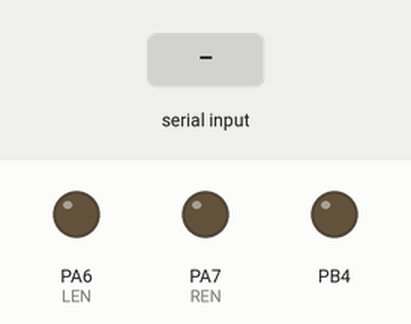
The sketch below on a simulated STM32 Blue Pill. Parts: output pins drawn as LEDs (lit = HIGH). Inputs (shaded band) come from the test bench.

Above: at 1.2 s.
1.3 s: "90,45\n" received over Serial
At 3.2 s:
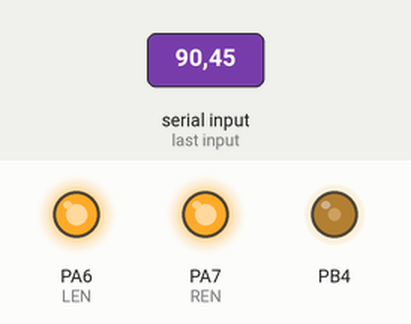
3.8 s: "30,150\n" received over Serial
At 5.1 s:
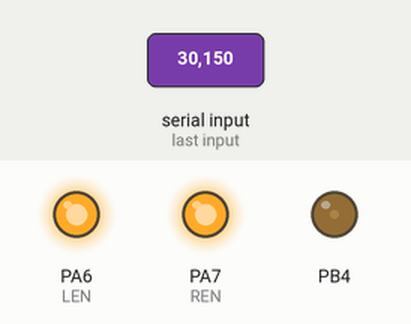
6.3 s: "200\n" received over Serial
At 8.2 s:
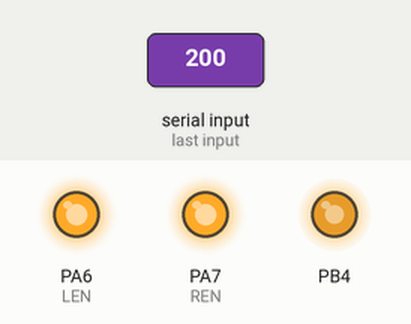
8.8 s: "90\n" received over Serial
At 10.1 s:
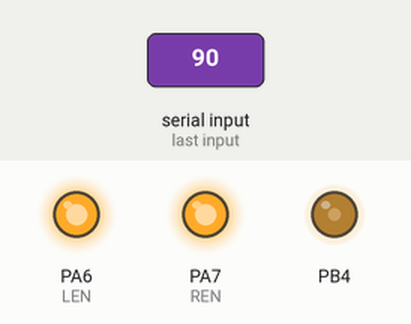
Timing chart, 0 to 11.8 s (numbered marks = the images above; inputs shaded):
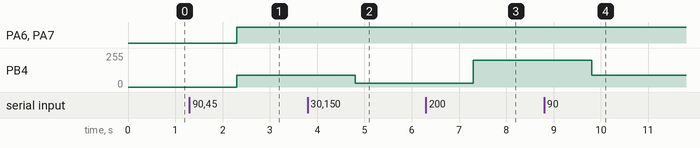

The sketch:

BTS7960-2.ino
```cpp
const int REN = 7;           //정회전 활성화 핀
const int LEN = 6;           //역회전 활성화 핀
HardwareTimer pwmtimer3(TIM3);


void setup(){
  Serial.begin(115200);
  analogWriteFrequency(20000);
  pinMode(REN, OUTPUT);
  pinMode(LEN, OUTPUT);
  pinMode(PB4, OUTPUT);
  digitalWrite(REN, LOW);
  digitalWrite(LEN, LOW);
  //Serial.println("DC motor test");
}

void loop(){
  int rad;
  if(Serial.available()) {
    String data = Serial.readString();
    //Serial.println(data);
    rad = data.toInt();
    digitalWrite(REN, HIGH);
    digitalWrite(LEN, HIGH);
    analogWrite(PB4, rad);
  }
}
```

Measured:
- after the input at 1.3 s, PA6 (LEN), PA7 (REN): LOW → HIGH after 1.0 s; PB4: 0/255 → 90/255 after 1.0 s
- after the input at 3.8 s, PB4: 90/255 → 30/255 after 1.0 s
- after the input at 6.3 s, PB4: 30/255 → 200/255 after 1.0 s
- after the input at 8.8 s, PB4: 200/255 → 90/255 after 1.0 s
